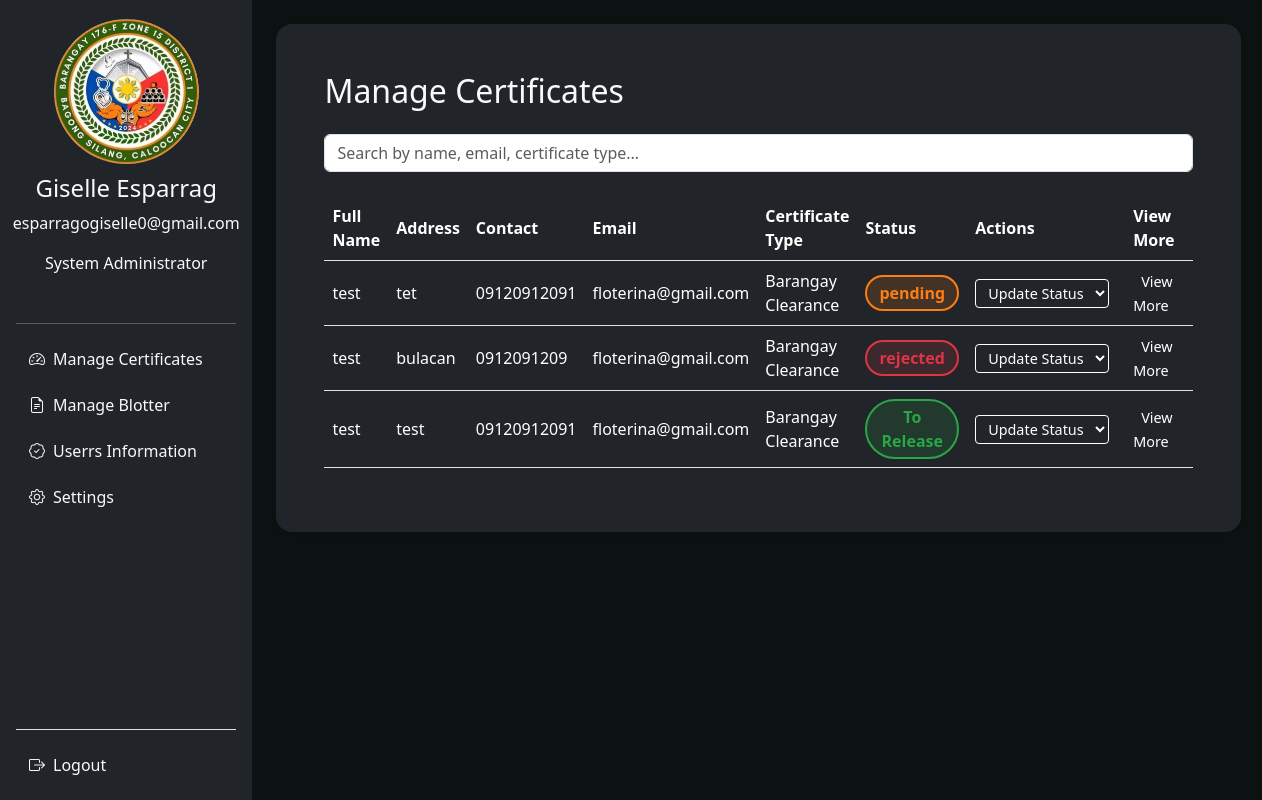
/admin/dashboard.php (signed in), run on the app's committed database.
### tables this page shows
CREATE TABLE `admin1` (
  `id` int(11) NOT NULL,
  `username` varchar(50) NOT NULL,
  `password` varchar(255) NOT NULL,
  `name` varchar(50) NOT NULL,
  `email` varchar(50) NOT NULL,
  `role` varchar(50) NOT NULL,
  `created_at` timestamp NOT NULL DEFAULT current_timestamp(),
  `profile_pic` varchar(255) DEFAULT 'default.png'
);

CREATE TABLE `certificate_requests` (
  `id` int(11) NOT NULL,
  `fullname` varchar(255) DEFAULT NULL,
  `address` varchar(255) DEFAULT NULL,
  `contact` varchar(50) DEFAULT NULL,
  `email` varchar(255) DEFAULT NULL,
  `birthdate` date DEFAULT NULL,
  `birthplace` varchar(255) DEFAULT NULL,
  `age` int(3) DEFAULT NULL,
  `gender` varchar(10) DEFAULT NULL,
  `civil_status` varchar(50) DEFAULT NULL,
  `religion` varchar(100) DEFAULT NULL,
  `purpose` text DEFAULT NULL,
  `certificate_type` varchar(100) DEFAULT NULL,
  `proof_of_identity` varchar(255) NOT NULL,
  `status` varchar(50) NOT NULL DEFAULT 'Pending',
  `request_date` timestamp NOT NULL DEFAULT current_timestamp(),
  `user_id` int(11) DEFAULT NULL,
  `others` varchar(200) DEFAULT NULL
);

### admin/dashboard.php (the view, shortened to what this page needs)
<?php
include '../config.php';
?>
<!DOCTYPE html>
<html lang="en">
<head>
</head>
<body class="bg-color1 d-flex flex-column min-vh-100">
    <?php include 'header.php'; ?>
    <div class="d-flex flex-grow-1">
        <?php include 'navigation.php'; ?>
        <main class="container-fluid p-4">
            <div class="container bg-dark text-light p-5 rounded-4 shadow-sm">
                <h2 class="mb-4">Manage Certificates</h2>
                <input type="text" placeholder="Search by name, email, certificate type..." class="form-control mb-4" id="searchInput" onkeyup="filterTable()" />
                <div class="table-responsive bg-dark">
                    <table class="table align-middle">
                        <thead>
                            <tr>
                                <th>Full Name</th>
                                <th>Address</th>
                                <th>Contact</th>
                                <th>Email</th>
                                <th>Certificate Type</th>
                                <th>Status</th>
                                <th>Actions</th>
                                <th>View More</th>
                            </tr>
                        </thead>
                        <tbody>
                            <?php
                            $sql = "SELECT id, fullname, address, contact, email, certificate_type, status
                                    FROM certificate_requests
                                    WHERE user_id = ?
                                    ORDER BY request_date DESC";
                            $stmt = $conn->prepare($sql);
                            $stmt->bind_param("i", $user_id);
                            $stmt->execute();
                            $result = $stmt->get_result();
                            if ($result->num_rows > 0):
                                while ($row = $result->fetch_assoc()):
                                    $statusClass = '';
                                    switch (strtolower($row['status'])) {
                                        case 'to release':
                                            $statusClass = 'status-to-release';
                                            break;
                                        case 'rejected':
                                            $statusClass = 'status-rejected';
                                            break;
                                        case 'pending':
                                            $statusClass = 'status-pending';
                                            break;
                                    }
                            ?>
                                <tr>
                                    <td><?= htmlspecialchars($row['fullname']); ?></td>
                                    <td><?= htmlspecialchars($row['address']); ?></td>
                                    <td><?= htmlspecialchars($row['contact']); ?></td>
                                    <td><?= htmlspecialchars($row['email']); ?></td>
                                    <td><?= htmlspecialchars($row['certificate_type']); ?></td>
                                    <td><span class="<?= $statusClass; ?>"><?= htmlspecialchars($row['status']); ?></span></td>
                                    <td>
                                        <form method="POST" action="">
                                            <select name="new_status" required onchange="this.form.submit()">
                                                <option value="" disabled selected>Update Status</option>
                                            </select>
                                        </form>
                                    </td>
                                    <td>
                                        <a href="view_certificate.php?id=<?= $row['id']; ?>" class="btn-action" target="_blank">View More</a>
                                    </td>
                                </tr>
                            <?php
                                endwhile;
                            else:
                            ?>
                                <tr>
                                    <td colspan="8" class="text-center text-muted">No certificate requests found.</td>
                                </tr>
                            <?php endif; ?>
                        </tbody>
                    </table>
                </div>
            </div>
        </main>
    </div>
</body>
</html>

### admin/navigation.php (shortened to what this page needs)
<div class="bg-dark sticky-top text-light p-3 d-none d-md-flex flex-column" style="height: 100vh; width: 20%;">
    <div class="d-flex justify-content-center mb-3 flex-column align-items-center">
        <?php
        include '../config.php';
        if (isset($_SESSION['user_id'])) {
            $user_id = $_SESSION['user_id'];
            $query = "SELECT * FROM admin1 WHERE id = ?";
            $stmt = $conn->prepare($query);
            $stmt->bind_param("i", $user_id);
            $stmt->execute();
            $result = $stmt->get_result();
            if ($result && $result->num_rows === 1) {
                $row = $result->fetch_assoc();
                $fullname = $row['name'];
                $role = $row['role'];
                $email = $row['email'];
                ?>
                <div style="height: 150px; width: 150px;">
                    <img src="../assets/img/mylogo.png"
                         alt="Profile"
                         class="img-fluid rounded-circle mb-3"
                         style="height: 100%; width: 100%; object-fit: cover;">
                </div>
                <h3 class="text-light text-center mt-2" style="font-size: 1.5rem;">
                    <?php echo htmlspecialchars($fullname); ?>
                </h3>
                <p><?php echo htmlspecialchars($email); ?></p>
                <p><?php echo htmlspecialchars($role); ?></p>
                <?php
            } else {
                echo "<p class='text-danger'>User not found.</p>";
            }
        } else {
            echo "<p class='text-danger'>Session not found.</p>";
        }
        ?>
    </div>
    <hr class="border-light">
    <ul class="list-unstyled flex-grow-1">
        <li class="mb-2">
            <a href="index.php" class="btn w-100 text-start text-light">
                <i class="bi bi-speedometer2 me-2"></i>Manage Certificates
            </a>
        </li>
        <li class="mb-2">
            <a href="blotter.php" class="btn w-100 text-start text-light">
                <i class="bi bi-file-earmark-text me-2"></i>Manage Blotter
            </a>
        </li>
        <li class="mb-2">
            <a href="resident.php" class="btn w-100 text-start text-light">
                <i class="bi bi-patch-check me-2"></i>Userrs Information
            </a>
        </li>
        <li class="mb-2">
            <a href="settings.php" class="btn w-100 text-start text-light">
                <i class="bi bi-gear me-2"></i>Settings
            </a>
        </li>
    </ul>
    <div class="mt-auto border-top pt-3">
        <a href="logout.php" class="btn text-start text-light w-100">
            <i class="bi bi-box-arrow-right me-2"></i>Logout
        </a>
    </div>
</div>

### assets/css/styles.css (style rules this page uses)
.bg-color1 { background-color: #0c1112; }

### admin/dashboard.php (style rules this page uses)
.table, .table-responsive, .table thead, .table tr, .table td, .table th { background-color: transparent !important; }
.table th, .table td { color: white !important; vertical-align: middle; }
.table a, button { color: white !important; text-decoration: none; background: none; border: none; cursor: pointer; }
.btn-action { margin-right: 0.5rem; padding: 0.25rem 0.5rem; border-radius: 4px; font-size: 0.9rem; border: 1.5px solid white; color: white; background-color: transparent; transition: background-color 0.2s ease; }
.status-to-release { border: 2px solid #28a745; background-color: rgba(40, 167, 69, 0.15); color: #28a745; font-weight: 600; border-radius: 9999px; padding: 0.25rem 0.75rem; display: inline-block; min-width: 80px; text-align: center; }
.status-rejected { border: 2px solid #dc3545; background-color: rgba(220, 53, 69, 0.15); color: #dc3545; font-weight: 600; border-radius: 9999px; padding: 0.25rem 0.75rem; display: inline-block; min-width: 80px; text-align: center; }
.status-pending { border: 2px solid #fd7e14; background-color: rgba(253, 126, 20, 0.15); color: #fd7e14; font-weight: 600; border-radius: 9999px; padding: 0.25rem 0.75rem; display: inline-block; min-width: 80px; text-align: center; }
form select { background-color: transparent; color: white; border: 1.5px solid white; border-radius: 4px; padding: 0.2rem 0.5rem; font-size: 0.9rem; cursor: pointer; margin-right: 0.5rem; }
form select option { background-color: #222; color: white; }

### data on the page
admin1: name "Giselle Esparrag", email "esparragogiselle0@gmail.com", role "System Administrator"
certificate_requests: fullname "test", address "tet", contact "09120912091", email "floterina@gmail.com", certificate_type "Barangay Clearance", status "pending"
certificate_requests: fullname "test", address "bulacan", contact "0912091209", email "floterina@gmail.com", certificate_type "Barangay Clearance", status "rejected"
certificate_requests: fullname "test", address "test", contact "09120912091", email "floterina@gmail.com", certificate_type "Barangay Clearance", status "To Release"
